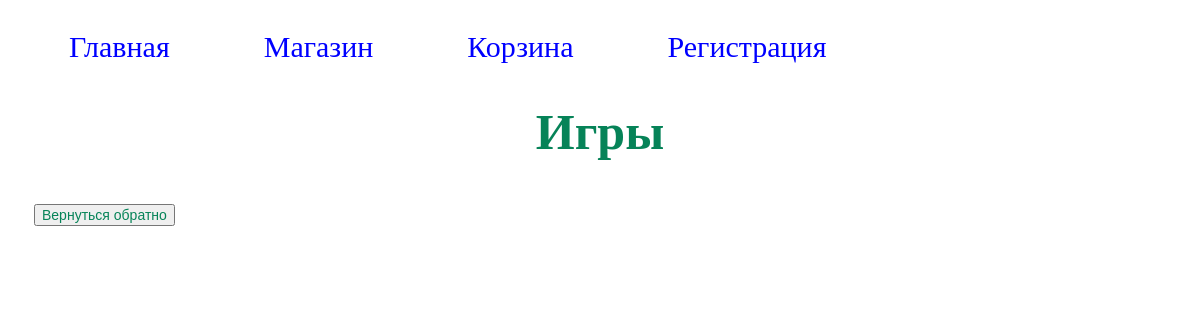
Page /platform/shop/ on the earlier database version.
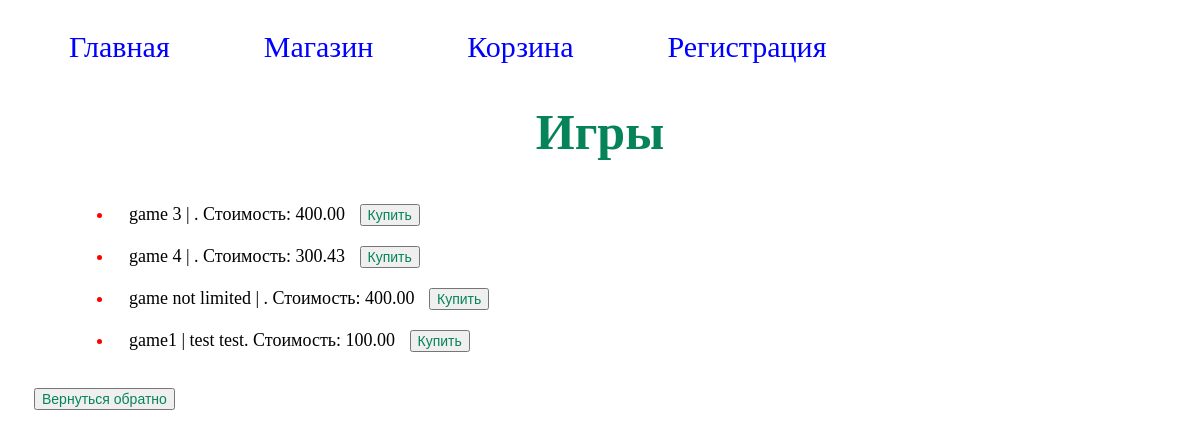
Same page on the later database version.
### shop/models.py (models this page shows)
class Game(models.Model):
    title = models.CharField(max_length=100)
    cost = models.DecimalField(max_digits=10, decimal_places=2)
    size = models.DecimalField(max_digits=16, decimal_places=2)
    description = models.TextField()
    age_limited = models.BooleanField(default=False)
    buyer = models.ManyToManyField(Buyer, related_name='games')
    def __str__(self):
        return f'{self.title} | {self.description}. Стоимость: {self.cost}'
    class Meta:
        verbose_name = "Game"
        verbose_name_plural = "Games"
        ordering = ['title']

### shop/views.py (the view)
# urls.py: path('shop/', game),
def game(request):
    games = Game.objects.all()
    context = {
        'title': 'Игры',
        'games': games,
    }
    return render(request, template_name='games.html', context=context)

### templates/games.html (shortened to what this page needs)
{% extends 'menu.html' %}
{% block pagename %}
    <h1>{{ title }}</h1>
{% endblock %}
{% block menu %}
    {{ block.super }}
{% endblock %}
{% block content %}
    <ul class="markers">
        {% for game in games %}
            <li>{{ game }} <button>Купить</button></li>
        {% endfor %}
    </ul>
    <form action="/platform/" target="_blank">
        <button>Вернуться обратно</button></form>
{% endblock %}

Differences in the rows shown:
added Game: title+description+cost "game 3 | . Стоимость: 400.00"
added Game: title+description+cost "game 4 | . Стоимость: 300.43"
added Game: title+description+cost "game not limited | . Стоимость: 400.00"
added Game: title+description+cost "game1 | test test. Стоимость: 100.00"
